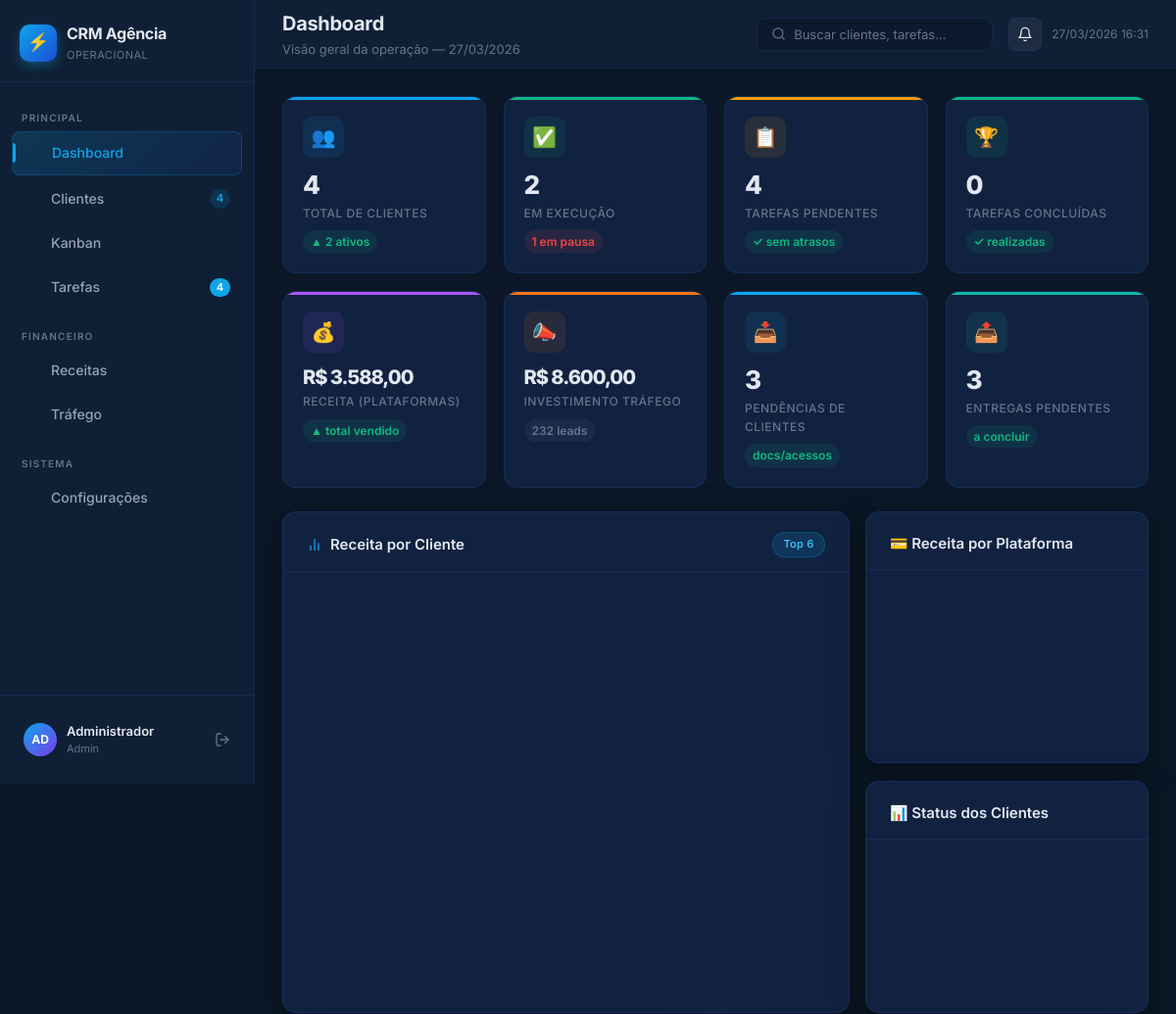
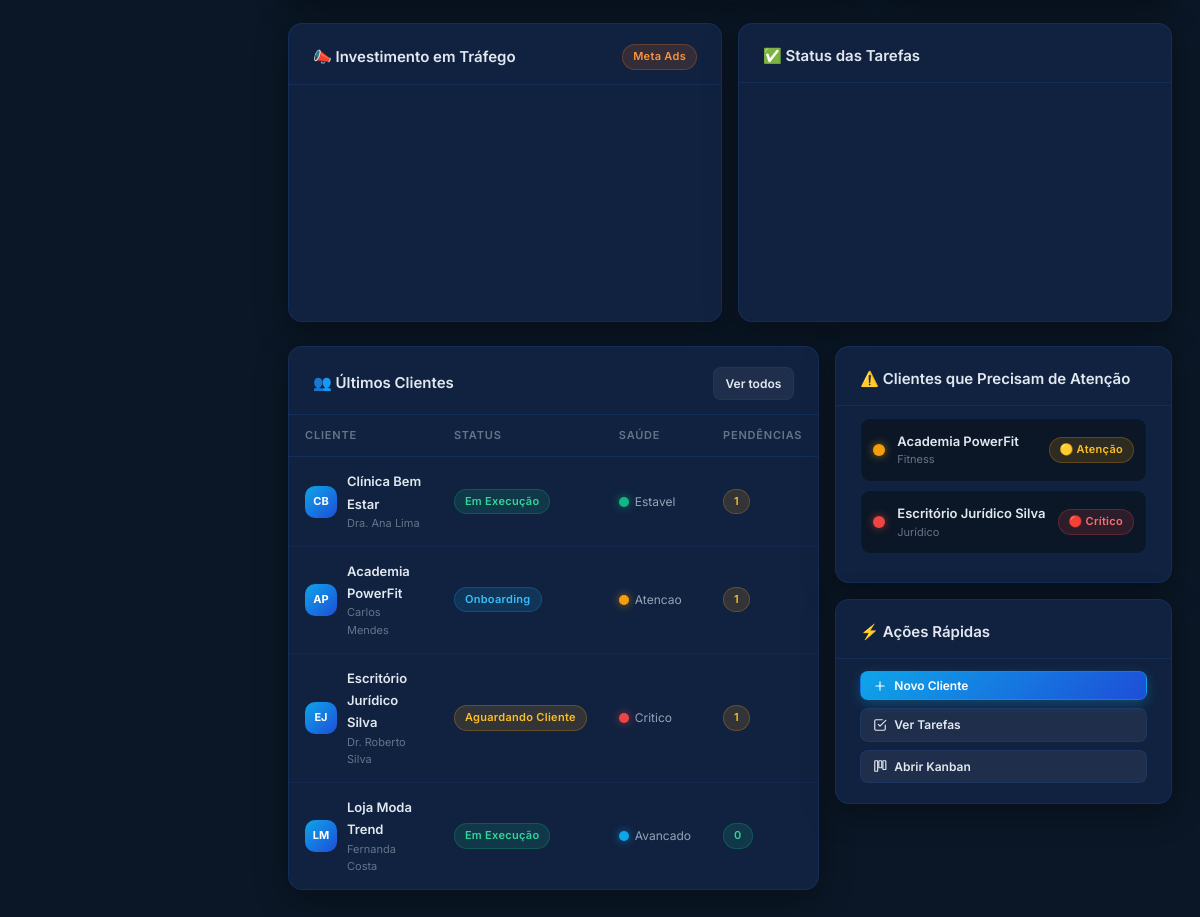
Page /admin/index.php (signed in) on the committed database (2 pictures, top to bottom).
### tables this page shows
CREATE TABLE IF NOT EXISTS `clientes` (
    `id`                  INT AUTO_INCREMENT PRIMARY KEY,
    `empresa`             VARCHAR(200) NOT NULL,
    `responsavel`         VARCHAR(150) NOT NULL,
    `email`               VARCHAR(200) DEFAULT NULL,
    `telefone`            VARCHAR(30) DEFAULT NULL,
    `instagram`           VARCHAR(120) DEFAULT NULL,
    `nicho`               VARCHAR(120) DEFAULT NULL,
    `observacoes`         TEXT DEFAULT NULL,
    `status`              ENUM('onboarding','aguardando_cliente','em_execucao','revisao','concluido','pausado') NOT NULL DEFAULT 'onboarding',
    `saude_operacional`   ENUM('critico','atencao','estavel','avancado') NOT NULL DEFAULT 'estavel',
    `origem`              VARCHAR(100) DEFAULT NULL,
    `valor_mensal`        DECIMAL(10,2) DEFAULT 0.00,
    `plataforma_principal` VARCHAR(80) DEFAULT NULL,
    `gestor_responsavel`  VARCHAR(150) DEFAULT NULL,
    `cor_avatar`          VARCHAR(7) DEFAULT '#0ea5e9',
    `created_at`          DATETIME NOT NULL DEFAULT CURRENT_TIMESTAMP,
    `updated_at`          DATETIME NOT NULL DEFAULT CURRENT_TIMESTAMP ON UPDATE CURRENT_TIMESTAMP
);

### admin/index.php (the view, shortened to what the rows shown need)
<?php
$db = getDB();
$recent_clients = $db->query("
    SELECT c.*,
           (SELECT COUNT(*) FROM tarefas t WHERE t.cliente_id=c.id AND t.status IN ('pendente','atrasada')) as pendencias
    FROM clientes c ORDER BY c.created_at DESC LIMIT 5
")->fetchAll();
$critical = $db->query("SELECT * FROM clientes WHERE saude_operacional IN ('critico','atencao') LIMIT 4")->fetchAll();
?>
<!DOCTYPE html>
<html lang="pt-BR">
<head>
    <link rel="stylesheet" href="<?= BASE_URL ?>/assets/css/app.css">
</head>
<body>
<div class="app-layout">
    <div class="app-main">
        <?php include __DIR__ . '/../components/header.php'; ?>
        <div class="app-content">
            <div class="grid grid-2-3 gap-4">
                <div class="card">
                    <div class="table-responsive">
                        <table class="table">
                            <thead>
                                <tr>
                                    <th>Cliente</th>
                                    <th>Status</th>
                                    <th>Saúde</th>
                                    <th>Pendências</th>
                                </tr>
                            </thead>
                            <tbody>
                                <?php foreach ($recent_clients as $c): ?>
                                <tr>
                                    <td>
                                        <div style="display:flex;align-items:center;gap:10px;">
                                            <div class="client-avatar" style="background:linear-gradient(135deg,<?= clean($c['cor_avatar']) ?>,var(--blue-vibrant));width:32px;height:32px;font-size:11px;">
                                                <?= initials($c['empresa']) ?>
                                            </div>
                                            <div>
                                                <a href="<?= BASE_URL ?>/admin/cliente-detalhe.php?id=<?= $c['id'] ?>"
                                                   style="font-size:13px;font-weight:600;color:var(--text-primary);text-decoration:none;">
                                                    <?= clean($c['empresa']) ?>
                                                </a>
                                                <div style="font-size:11px;color:var(--text-muted);"><?= clean($c['responsavel']) ?></div>
                                            </div>
                                        </div>
                                    </td>
                                    <td><?= statusClienteBadge($c['status']) ?></td>
                                    <td>
                                        <div style="display:flex;align-items:center;gap:6px;">
                                            <span class="health-dot <?= $c['saude_operacional'] ?>"></span>
                                            <span style="font-size:12px;color:var(--text-secondary);"><?= ucfirst($c['saude_operacional']) ?></span>
                                        </div>
                                    </td>
                                    <td>
                                        <?php if ($c['pendencias'] > 0): ?>
                                            <span class="badge badge-yellow"><?= $c['pendencias'] ?></span>
                                        <?php else: ?>
                                            <span class="badge badge-green">0</span>
                                        <?php endif; ?>
                                    </td>
                                </tr>
                                <?php endforeach; ?>
                            </tbody>
                        </table>
                    </div>
                </div>
                <div style="display:flex;flex-direction:column;gap:16px;">
                    <div class="card">
                        <div class="card-body" style="padding-top:12px;">
                            <?php if (empty($critical)): ?>
                                <div class="empty-state" style="padding:20px;">
                                    <div class="empty-icon">✅</div>
                                    <p>Todos os clientes estão saudáveis!</p>
                                </div>
                            <?php else: ?>
                                <?php foreach ($critical as $c): ?>
                                <a href="<?= BASE_URL ?>/admin/cliente-detalhe.php?id=<?= $c['id'] ?>"
                                   style="display:flex;align-items:center;gap:12px;padding:12px;border-radius:10px;border:1px solid var(--border);background:var(--bg-primary);margin-bottom:8px;text-decoration:none;transition:all .2s;"
                                   onmouseover="this.style.borderColor='var(--border-hover)'" onmouseout="this.style.borderColor='var(--border)'">
                                    <span class="health-dot <?= $c['saude_operacional'] ?>" style="width:12px;height:12px;flex-shrink:0;"></span>
                                    <div style="flex:1;min-width:0;">
                                        <div style="font-size:13px;font-weight:600;color:var(--text-primary);white-space:nowrap;overflow:hidden;text-overflow:ellipsis;"><?= clean($c['empresa']) ?></div>
                                        <div style="font-size:11px;color:var(--text-muted);"><?= clean($c['nicho'] ?? '—') ?></div>
                                    </div>
                                    <?= saudeBadge($c['saude_operacional']) ?>
                                </a>
                                <?php endforeach; ?>
                            <?php endif; ?>
                        </div>
                    </div>
                </div>
            </div>
        </div>
    </div>
</div>
</body>
</html>

### includes/functions.php (shortened to what the rows shown need)
<?php
function clean(string $str): string {
    return htmlspecialchars(trim($str), ENT_QUOTES, 'UTF-8');
}
function statusClienteBadge(string $status): string {
    $map = [
        'onboarding'        => ['label' => 'Onboarding',         'class' => 'badge-blue'],
        'aguardando_cliente'=> ['label' => 'Aguardando Cliente', 'class' => 'badge-yellow'],
        'em_execucao'       => ['label' => 'Em Execução',        'class' => 'badge-green'],
        'revisao'           => ['label' => 'Revisão',            'class' => 'badge-purple'],
        'concluido'         => ['label' => 'Concluído',          'class' => 'badge-teal'],
        'pausado'           => ['label' => 'Pausado',            'class' => 'badge-gray'],
    ];
    $s = $map[$status] ?? ['label' => ucfirst($status), 'class' => 'badge-gray'];
    return '<span class="badge ' . $s['class'] . '">' . $s['label'] . '</span>';
}
function saudeBadge(string $saude): string {
    $map = [
        'critico' => ['label' => '🔴 Crítico',  'class' => 'badge-red'],
        'atencao' => ['label' => '🟡 Atenção',  'class' => 'badge-yellow'],
        'estavel' => ['label' => '🟢 Estável',  'class' => 'badge-green'],
        'avancado'=> ['label' => '🔵 Avançado', 'class' => 'badge-blue'],
    ];
    $s = $map[$saude] ?? ['label' => ucfirst($saude), 'class' => 'badge-gray'];
    return '<span class="badge ' . $s['class'] . '">' . $s['label'] . '</span>';
}
function initials(string $name): string {
    $words = explode(' ', trim($name));
    if (count($words) >= 2) {
        return strtoupper(substr($words[0], 0, 1) . substr($words[1], 0, 1));
    }
    return strtoupper(substr($name, 0, 2));
}

### rows in the picture
clientes: empresa "CB", empresa "Clínica Bem Estar", responsavel "Dra. Ana Lima", status "Em Execução", saude_operacional "Estavel", pendencias "1"
clientes: empresa "AP", empresa "Academia PowerFit", responsavel "Carlos Mendes", status "Onboarding", saude_operacional "Atencao", pendencias "1", nicho "Fitness", saude_operacional "🟡 Atenção"
clientes: empresa "EJ", empresa "Escritório Jurídico Silva", responsavel "Dr. Roberto Silva", status "Aguardando Cliente", saude_operacional "Critico", pendencias "1", nicho "Jurídico", saude_operacional "🔴 Crítico"
clientes: empresa "LM", empresa "Loja Moda Trend", responsavel "Fernanda Costa", status "Em Execução", saude_operacional "Avancado", shows "0"

### other values in the picture
$item['label'] "Dashboard"
$item['label'] "Clientes"
$clientes_total "4"
$item['label'] "Kanban"
$item['label'] "Tarefas"
$tarefas_pendentes "4"
$item['label'] "Receitas"
$item['label'] "Tráfego"
$item['label'] "Configurações"
initials($user['nome']) "AD"
$user['nome'] "Administrador"
$user['perfil'] "Admin"
$pageTitle "Dashboard"
$pageSubtitle "Visão geral da operação — 27/03/2026"
$total_clientes "4"
